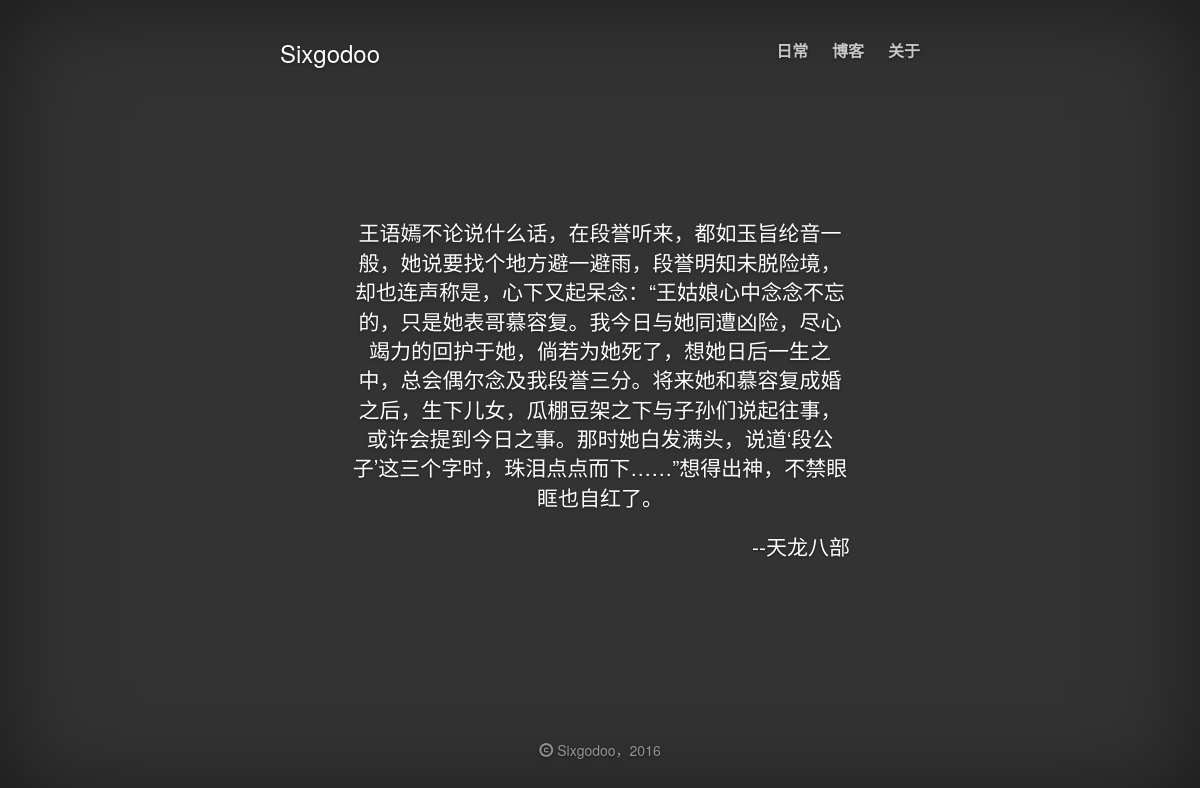
The page / on the database its author committed.
### app/models.py (models this page shows, shortened)
class Item(db.Model):
	__tablename__ = 'items'
	id = db.Column(db.Integer, primary_key = True)
	name = db.Column(db.String, index = True)
	tag_id = db.Column(db.Integer, db.ForeignKey('tags.id'))
	timestamp = db.Column(db.DateTime,index=True,default=datetime.now)
	flags = db.Column(db.SmallInteger)								   # 16 bits integer, now 0 means not abandoned 2016.03.04 12:59:26
	text = db.Column(db.Text)

### app/main/views.py (the view)
@main.route('/')
def index():
	fan_paras = Tag.query.filter_by(name=u'摘抄').first().items
	fan_para_length = len(fan_paras)
	fan_para = fan_paras[randint(0,fan_para_length-1)]
	return render_template('index.html',fan_para=fan_para)

### app/templates/index.html (shortened to what this page needs)
{% extends "base.html" %}
{% block head%}
  	<link href={{ url_for('static',filename='cover.css') }} rel="stylesheet">
{% endblock %}
{% block body %}
				<div class="site-wrapper">
					<div class="site-wrapper-inner">
						<div class="cover-container">
							<div class="masthead clearfix">
								<div class="inner">
									<h3 class="masthead-brand">
									<a href={{url_for('main.index')}}>Sixgodoo</a></h3>
									<nav>
										<ul class="nav masthead-nav">
											<li><a href={{url_for("main.daily")}}>日常</a></li>
											<li><a href={{url_for("main.category",cat_id=0)}}>博客</a></li>
											<li><a href={{url_for("main.about")}}>关于</a></li>
										</ul>
									</nav>
								</div>
							</div>
							<div class="inner cover">
								<p class="lead">{{fan_para.text}}
								</p>
								<footer><p class="lead" style="text-align:right;">
								--{{fan_para.name}}
								</p></footer>
							</div>
							<div class="mastfoot">
								<div class="inner">
									<p>
										<span class="glyphicon glyphicon-copyright-mark" aria-hidden="true"></span> Sixgodoo，2016
									</p>
								</div>
							</div>
						</div>
					</div>
				</div>
{% endblock %}

### app/static/cover.css (style rules this page uses)
a, a:focus, a:hover { color: #fff; }
html, body { height: 100%; background-color: #333; }
body { color: #fff; text-align: center; text-shadow: 0 1px 3px rgba(0,0,0,.5); }
.site-wrapper { display: table; width: 100%; height: 100%; min-height: 100%; -webkit-box-shadow: inset 0 0 100px rgba(0,0,0,.5); box-shadow: inset 0 0 100px rgba(0,0,0,.5); }
.site-wrapper-inner { display: table-cell; vertical-align: top; }
.cover-container { margin-right: auto; margin-left: auto; }
.inner { padding: 30px; }
.masthead-brand { margin-top: 10px; margin-bottom: 10px; }
.masthead-nav > li { display: inline-block; }
.masthead-nav > li + li { margin-left: 20px; }
.masthead-nav > li > a { padding-right: 0; padding-left: 0; font-size: 16px; font-weight: bold; color: #fff; color: rgba(255,255,255,.75); border-bottom: 2px solid transparent; }
@media (min-width: 768px) { .masthead-brand { float: left; } }
@media (min-width: 768px) { .masthead-nav { float: right; } }
.cover { padding: 100px 100px; }
.mastfoot { color: #999; color: rgba(255,255,255,.5); }
@media (min-width: 768px) { .masthead { position: fixed; top: 0; } }
@media (min-width: 768px) { .mastfoot { position: fixed; bottom: 0; } }
@media (min-width: 768px) { .site-wrapper-inner { vertical-align: middle; } }
@media (min-width: 768px) { .masthead, .mastfoot, .cover-container { width: 100%; } }
@media (min-width: 992px) { .masthead, .mastfoot, .cover-container { width: 700px; } }

### app/templates/base.html (style rules this page uses)
article, aside, details, figcaption, figure, footer, header, hgroup, menu, nav, section { display: block; }

### rows shown on the page
Item: text "王语嫣不论说什么话，在段誉听来，都如玉旨纶音一般，她说要找个地方避一避雨，段誉明知未脱险境，却也连声称是，心下又起呆念：“王姑娘心中念念不忘的，只是她表哥慕容复。我今日与她同遭凶险，尽心竭力的回护于她，倘若为她死了，想她日后一生之中，总会偶尔念及我段誉三分。将来她和慕容复成婚之后，生下儿女，瓜棚豆架之下与子孙们说起往事，或许会提到今日之事。那时她白发满头，说道‘段公子’这三个字时，珠泪点点而下……”想得出神，不禁眼眶也自红了。", name "天龙八部"
